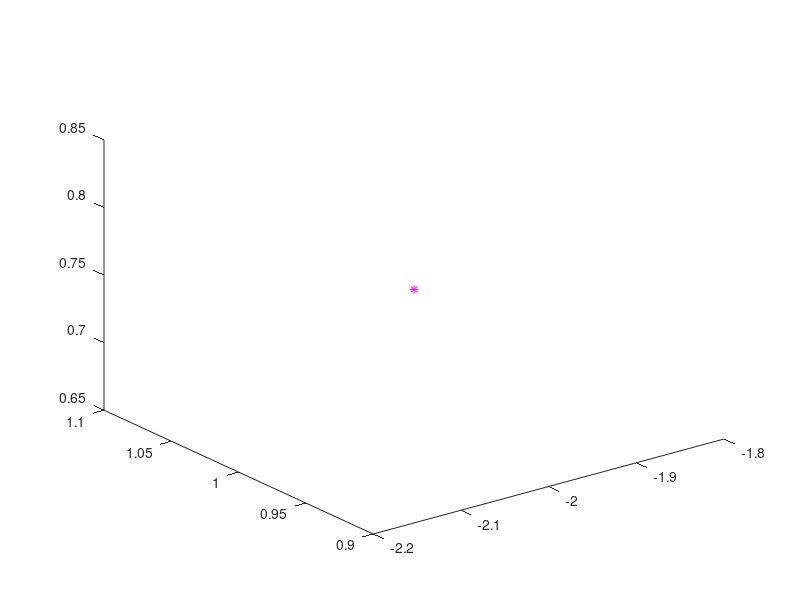

Source code (MATLAB): (Note: this script raises an error after producing the figure.)
clc; clear all; close all; warning off;

%Tempo de simulação ms
tfin=20;
%Amostragem
To=0.1;
%Tempo
t= [0:To:tfin]; 
a=0.2;

%ks
k1 = 5;
k2 = 0.3;
k3 = 5.5;
k4 = 0.2;
k5 = 0.55;
k6 = 0.7;
k7 = 1.45;
k8 = 0.7;

kpx = 3;
kpy = 3;
kpz = 0.5;
kpphi = 3;
kdx = 2;
kdy = 2.5;
kdz = 2;
kdphi = 0.5;

%kp
kp = diag([kpx kpy kpz kpphi]);
%kd
kd = diag([kdx kdy kdz kdphi]);

%Formação desejada
Xd = transpose([2 1 1.5 0]);

%Formalção desejada
qdes = [2 1 1.5 1 0 0]';




%Condições iniciais
%Drone 1
x(1) = 0;
y(1) = 0;
z(1) = 0.75;
phi(1) = 0;

%Condições iniciais
%Drone 2
x2 = -2*ones(length(t), 1);
y2 = 1*ones(length(t), 1);
z2 = 0.75*ones(length(t),1);
phi2 = zeros(length(t),1);
phid = 0;

ganho = 0.6;

%
pos = zeros(3,length(t));

%%
%CONTROLADOR

for i=1: length(t)
    %trajetória
    %Xd = transpose([sin(0.5*t(k)) cos(0.5*t(k)) 0.5 0]);
    
    %Erros de controle
    
    X = transpose([x(i) y(i) z(i) phi(i)]);    
    Xtio = Xd - X;
    
    f1 = [k1*cos(phi(i)) -k3*sin(phi(i)) 0 0;...
          k1*sin(phi(i)) k3*cos(phi(i)) 0 0;...
          0 0 k5 0;...
          0 0 0 k7];
    
    U{i} = ((f1^-1)*(Xd*To + kp*(tanh(kd*Xtio))))*ganho;
           
    %Define a nova posicão do drone1
%     x(i+1) = x(i)+To*U{i}(1);
%     y(i+1) = y(i)+To*U{i}(2);
%     z(i+1) = z(i)+To*U{i}(3);
%     phi(i+1) = phi(i)+To*U{i}(4);
    
    
    %Pega a posicao atual do drone1
    pos(1,i) = x(i);
    pos(2,i) = y(i);
    pos(3,i) = z(i);
    
    %Controlador da formação
    xf = pos(1,i); % valor de x
    yf = pos(2,i); % valor de y
    zf = pos(3,i); % valor de z
    
    %Distancia entre os drones
    rhof = sqrt((x2(i) - pos(1,i))^2 + (y2(i) - pos(2,i))^2 + (z2(i) - pos(3,i))^2);    
    %alfaf
    alphaf =  atan2((y2(i) - pos(2,i)), (x2(i)-pos(1,i)));
    
    %betaf
    betaf = atan2((z2(i) - pos(3,i)),sqrt((x2(i) - pos(1,i))^2 + (y2(i) - pos(2,i))^2));
    %q
    q = [xf yf zf rhof betaf alphaf];
    
    qtil(:,i) = qdes - q';
    
      
    %Ganhos
    L1 = 0.2*eye(6);
    L2 = 0.4*eye(6);
    
    %Para a tarefa de posicionamento, qdesp = 0
    
    qrefp = L1*tanh(L2*qtil(:,i));
    
    
    
    %jacobiana dos slides
%     jacob = [ 1, 0, 0, 0, 0, 0; ...
%               0, 1, 0, 0, 0, 0; ...
%               0, 0, 1, 0, 0, 0; ...
%               1, 0, 0, cos(alphaf)*cos(betaf), -rhof*sin(alphaf)*cos(betaf), -rhof*cos(alphaf)*sin(betaf); ...
%               0, 1, 0, sin(alphaf)*cos(betaf), rhof*cos(alphaf)*cos(betaf),  -rhof*sin(alphaf)*sin(betaf); ...
%               0, 0, 1, sin(betaf), 0, rhof*cos(betaf)];


    jacob = [ 1, 0, 0, 0, 0, 0; ...
              0, 1, 0, 0, 0, 0; ...
              0, 0, 1, 0, 0, 0; ...
              1, 0, 0, cos(alphaf)*cos(betaf), -rhof*sin(betaf)*cos(alphaf), -rhof*cos(betaf)*sin(alphaf); ...
              0, 1, 0, sin(alphaf)*cos(betaf), -rhof*sin(alphaf)*sin(betaf),  rhof*cos(alphaf)*cos(betaf); ...
              0, 0, 1, sin(betaf), rhof*cos(betaf), 0];
          
    xrefp = jacob*qrefp;
    
    K = [cos(pos(3,i)) sin(pos(3,i)) 0 0 0 0; ...
         -sin(pos(3,i))/a cos(pos(3,i))/a 0 0 0 0; ...
         0 0 1 0 0 0; ...
         0 0 0 cos(phid) -sin(phid) 0; ...
         0 0 0 sin(phid) cos(phid) 0; ...
         0 0 0 0 0 1];
    
    v{i} = K*xrefp;
    
    x(i+1) = x(i)+To*v{i}(1);
    y(i+1) = y(i)+To*v{i}(2);
    z(i+1) = z(i)+To*v{i}(3);
    phi(i+1) = phi(i)+To*v{i}(3);
    
    
    x2(i+1) = x2(i)+To*v{i}(1);
    y2(i+1) = y2(i)+To*v{i}(2);
    z2(i+1) = z2(i)+To*v{i}(3);
    phid = 0;
    
    
    
    
end

paso=2; axis 'equal'

H1 = plot3(x(1),y(1),z(1),'yo','LineWidth',2,'MarkerEdgeColor','k',...
        'MarkerFaceColor','g','MarkerSize',8);
H2 = plot3(x(1),y(1),z(1),'*m'); 

H1_D2 = plot3(x2(1), y2(1), z2(1), 'yo', 'LineWidth',2, 'MarkerEdgeColor','k','MarkerFaceColor','r','MarkerSize',8);
H2_D2 = plot3(x2(1),y2(1),z2(1),'*m'); hold on



for i=1:paso:length(t)
    
    %delete(Ho)
    delete(H1)
    delete(H2)
    
    delete(H1_D2)
    delete(H2_D2)
    
    axis([-8 8 -8 8 0 8]);  
    view([50.0,20.0]);
    H1 = plot3(x(i),y(i),z(i),'yo','LineWidth',1,'MarkerEdgeColor','k',...
        'MarkerFaceColor','g','MarkerSize',9);
    H2 = plot3(x(1:i),y(1:i),z(1:i) ,'--g');hold on
    
  
    H1_D2 = plot3(x2(i),y2(i),z2(i),'yo','LineWidth',1,'MarkerEdgeColor','k',...
        'MarkerFaceColor','r','MarkerSize',9);
    H2_D2 = plot3(x2(1:i),y2(1:i),z2(1:i) ,'--r');hold on
    
    
    grid on;
    pause(To)
end

